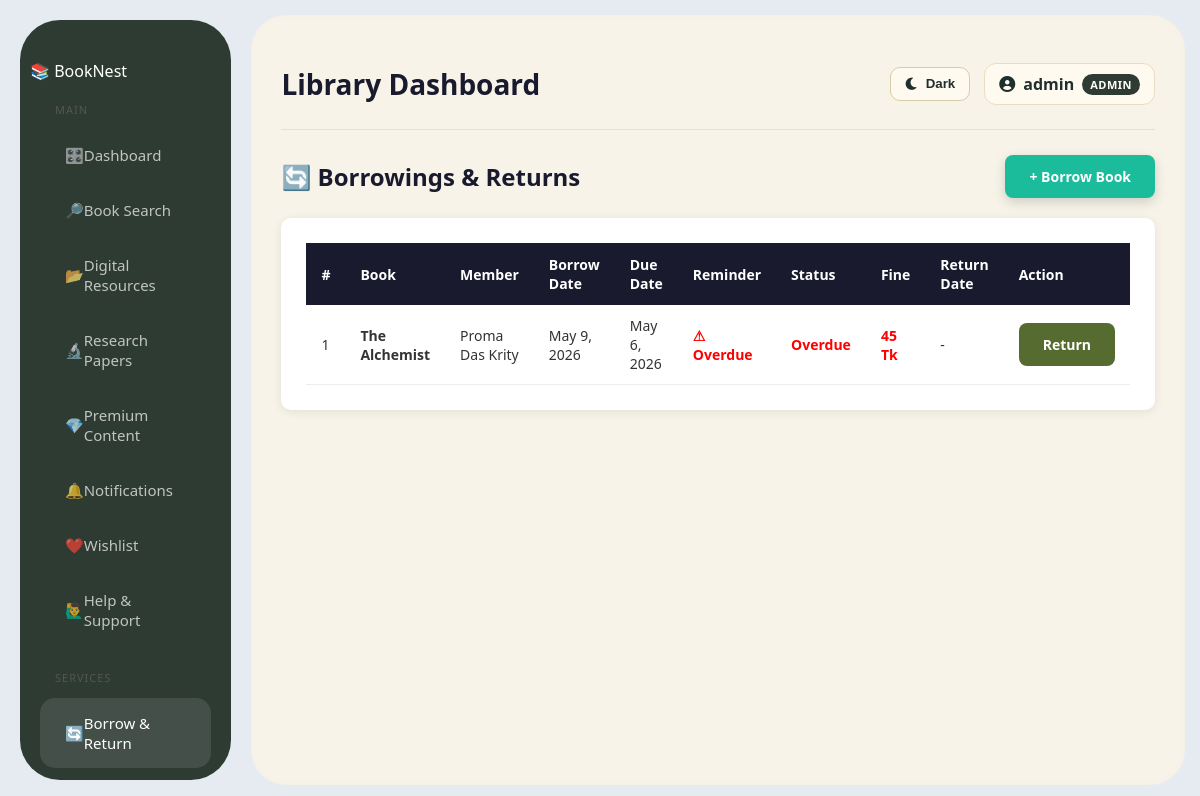
/borrows/ (signed in), run on the app's committed database.
### library/models.py (models this page shows, shortened)
class User(AbstractUser):
    ADMIN = 'admin'
    LIBRARIAN = 'librarian'
    REGULAR_USER = 'user'
    ROLE_CHOICES = [
        (ADMIN, 'Administrator'),
        (LIBRARIAN, 'Librarian'),
        (REGULAR_USER, 'Regular User'),
    ]
    role = models.CharField(max_length=20, choices=ROLE_CHOICES, default=REGULAR_USER)
    phone = models.CharField(max_length=15, null=True, blank=True)
    profile_picture = models.ImageField(upload_to='profiles/', null=True, blank=True)
    date_of_birth = models.DateField(null=True, blank=True)
    bio = models.TextField(null=True, blank=True)
    def get_full_name(self):
        if self.first_name and self.last_name:
            return f"{self.first_name} {self.last_name}"
        return self.username

class Borrow(models.Model):
    STATUS_CHOICES = [
        ('borrowed', 'Borrowed'),
        ('returned', 'Returned'),
        ('overdue', 'Overdue'),
        ('lost', 'Lost'),
    ]
    book = models.ForeignKey(Book, on_delete=models.CASCADE, related_name='borrows')
    member = models.ForeignKey(User, on_delete=models.CASCADE, related_name='borrowed_books')
    borrow_date = models.DateField(auto_now_add=True)
    due_date = models.DateField(null=True, blank=True)
    return_date = models.DateField(null=True, blank=True)
    is_returned = models.BooleanField(default=False)
    status = models.CharField(max_length=20, choices=STATUS_CHOICES, default='borrowed')
    fine_amount = models.DecimalField(max_digits=6, decimal_places=2, default=0.00)
    notes = models.TextField(null=True, blank=True)
    def save(self, *args, **kwargs):
        if not self.is_returned and self.due_date and date.today() > self.due_date:
            self.status = 'overdue'
            overdue_days = (date.today() - self.due_date).days
            self.fine_amount = overdue_days * 5
        if self.is_returned and self.status != 'lost':
            self.status = 'returned'
        super().save(*args, **kwargs)

class Book(models.Model):
    title = models.CharField(max_length=200)
    author = models.CharField(max_length=100)
    isbn = models.CharField(max_length=13, unique=True)
    category = models.ForeignKey(Category, on_delete=models.SET_NULL, null=True, blank=True, related_name='books')
    description = models.TextField(null=True, blank=True)
    total_copies = models.PositiveIntegerField(default=1)
    available_copies = models.PositiveIntegerField(default=1)
    cover_image = models.ImageField(upload_to='book_covers/', null=True, blank=True)

### library/views.py (the view)
# urls.py: path('borrows/', views.borrow_list, name='borrow_list'),
@login_required
def borrow_list(request):
    borrows = Borrow.objects.select_related(
        'book',
        'member'
    ).order_by('-borrow_date')
    if request.user.role == User.REGULAR_USER:
        borrows = borrows.filter(member=request.user)
    today = timezone.now().date()
    for borrow in borrows:
        if not borrow.is_returned and borrow.due_date:
            overdue_days = (today - borrow.due_date).days
            if overdue_days > 0:
                borrow.status = 'overdue'
                borrow.fine_amount = overdue_days * 5
                borrow.save()
            else:
                borrow.fine_amount = 0
                borrow.save()
    return render(request, 'library/borrow_list.html', {
        'borrows': borrows,
        'today': today,
    })

### library/templates/library/borrow_list.html (shortened to what this page needs)
{% extends 'library/base.html' %}
{% block content %}
<div class="top-bar">
    <h2>🔄 Borrowings & Returns</h2>
    {% if user.role == 'admin' or user.role == 'librarian' %}
        <a href="{% url 'borrow_book' %}" class="btn btn-primary">
            + Borrow Book
        </a>
    {% endif %}
</div>
<div class="table-box">
    <table>
        <thead>
            <tr>
                <th>#</th>
                <th>Book</th>
                <th>Member</th>
                <th>Borrow Date</th>
                <th>Due Date</th>
                <th>Reminder</th>
                <th>Status</th>
                <th>Fine</th>
                <th>Return Date</th>
                <th>Action</th>
            </tr>
        </thead>
        <tbody>
            {% for borrow in borrows %}
            <tr>
                <td>{{ forloop.counter }}</td>
                <td>
                    <strong>{{ borrow.book.title }}</strong>
                </td>
                <td>
                    {% if borrow.member.get_full_name %}
                        {{ borrow.member.get_full_name }}
                    {% else %}
                        {{ borrow.member.username }}
                    {% endif %}
                </td>
                <td>
                    {{ borrow.borrow_date }}
                </td>
                <td>
                    {{ borrow.due_date }}
                </td>
                <td>
                    {% if not borrow.is_returned %}
                        {% if today > borrow.due_date %}
                            <span style="color:red; font-weight:bold;">
                                ⚠ Overdue
                            </span>
                        {% elif today == borrow.due_date %}
                            <span style="color:orange; font-weight:bold;">
                                ⏰ Due Today
                            </span>
                        {% elif borrow.due_date|timeuntil:today == "1 day" %}
                            <span style="color:#b58055; font-weight:bold;">
                                📢 Due Tomorrow
                            </span>
                        {% else %}
                            <span style="color:green;">
                                ✓ On Time
                            </span>
                        {% endif %}
                    {% else %}
                        <span style="color:gray;">
                            Completed
                        </span>
                    {% endif %}
                </td>
                <td>
                    {% if borrow.is_returned %}
                        <span style="color:green; font-weight:bold;">
                            Returned
                        </span>
                    {% elif today > borrow.due_date %}
                        <span style="color:red; font-weight:bold;">
                            Overdue
                        </span>
                    {% else %}
                        <span style="color:#b58055; font-weight:bold;">
                            Borrowed
                        </span>
                    {% endif %}
                </td>
                <td>
                    {% if borrow.is_returned %}
                        0 Tk
                    {% elif today > borrow.due_date %}
                        <span style="color:red; font-weight:bold;">
                            {{ borrow.fine_amount }} Tk
                        </span>
                    {% else %}
                        0 Tk
                    {% endif %}
                </td>
                <td>
                    {% if borrow.return_date %}
                        {{ borrow.return_date }}
                    {% else %}
                        -
                    {% endif %}
                </td>
                <td>
                    {% if not borrow.is_returned %}
                        <a href="{% url 'return_book' borrow.pk %}"
                           class="btn btn-return"
                           onclick="return confirm('Return this book?')">
                            Return
                        </a>
                    {% else %}
                        <span style="color:gray;">
                            Completed
                        </span>
                    {% endif %}
                </td>
            </tr>
            {% empty %}
            <tr>
                <td colspan="10" style="text-align:center; padding:20px;">
                    No borrowing records found.
                </td>
            </tr>
            {% endfor %}
        </tbody>
    </table>
</div>
{% endblock %}

### library/templates/library/base.html (shortened to what this page needs)
{% load static %}
<!DOCTYPE html>
<html lang="en" data-theme="light">
<head>
    <link rel="stylesheet"
          href="https://cdnjs.cloudflare.com/ajax/libs/font-awesome/6.0.0/css/all.min.css">
    <link rel="stylesheet" href="{% static 'library/css/style.css' %}">
</head>
<body>
<div class="layout">
    <aside class="sidebar">
        <div class="logo">
            📚 <span>Book</span>Nest
        </div>
        <div class="menu-section">
            <div class="menu-title">Main</div>
            <a href="{% url 'home' %}"
               class="menu-item {% if request.resolver_match.url_name == 'home' %}active{% endif %}">
            <span>🎛️</span>
           Dashboard
          </a>
            <a href="{% url 'book_list' %}"
               class="menu-item {% if request.resolver_match.url_name == 'book_list' %}active{% endif %}">
            <span>🔎</span>
             Book Search
          </a>
            <a href="{% url 'digital_resources' %}"
               class="menu-item {% if request.resolver_match.url_name == 'digital_resources' %}active{% endif %}">
               <span>📂</span>
             Digital Resources
              </a>
            <a href="{% url 'research_papers' %}"
   class="menu-item {% if request.resolver_match.url_name == 'research_papers' %}active{% endif %}">
    <span>🔬</span>
    Research Papers
</a>
            <a href="{% url 'premium_content' %}"
   class="menu-item premium {% if request.resolver_match.url_name == 'premium_content' %}active{% endif %}">
    <span>💎</span>
    Premium Content
</a>
            <a href="{% url 'notification_page' %}"
               class="sidebar-link menu-item {% if request.resolver_match.url_name == 'notification_page' %}active{% endif %}">
                <span class="icon">🔔</span>
                <span class="text">Notifications</span>
            </a>
            <a href="{% url 'wishlist_page' %}"
               class="sidebar-link menu-item {% if request.resolver_match.url_name == 'wishlist_page' %}active{% endif %}">
                <span class="icon">❤️</span>
                <span class="text">Wishlist</span>
            </a>
            <a href="{% url 'help_support_page' %}"
               class="sidebar-link menu-item {% if request.resolver_match.url_name == 'help_support_page' %}active{% endif %}">
                <span class="icon">🙋‍♂️</span>
                <span class="text">Help & Support</span>
            </a>
        </div>
        <div class="menu-section">
            <div class="menu-title">Services</div>
            <a href="{% url 'borrow_list' %}"
   class="menu-item {% if request.resolver_match.url_name == 'borrow_list' %}active{% endif %}">
    <span>🔄</span>
    Borrow & Return
</a>
            <a href="{% url 'online_payment' %}"
   class="menu-item {% if request.resolver_match.url_name == 'online_payment' %}active{% endif %}">
</a>
        </div>
    </aside>
    <main class="main-container">
        <header class="top-nav">
            <h2>
                {% block page_title %}
                    Library Dashboard
                {% endblock %}
            </h2>
            <div class="top-nav-right">
                <button type="button"
                        class="theme-toggle-btn"
                        id="themeToggleBtn">
                </button>
                <div class="user-profile">
                    <i class="fas fa-user-circle"></i>
                    <span>{{ user.username }}</span>
                    <span class="role-tag">
                        {{ user.role|upper }}
                    </span>
                </div>
            </div>
        </header>
        {% block content %}
        {% endblock %}
    </main>
</div>
</body>
</html>

### library/static/library/css/style.css (style rules this page uses)
* { margin: 0; padding: 0; box-sizing: border-box; }
body { font-family: 'Segoe UI', sans-serif; background: #e5ebf1; color: #333; }
.layout { display: flex; min-height: calc(100vh - 60px); }
.sidebar { width: 280px; background: #2e3b33; padding: 40px 10px; margin: 20px; border-radius: 40px; color: white; display: flex; flex-direction: column; }
.sidebar a { display: flex; align-items: center; color: rgba(255, 255, 255, 0.7); text-decoration: none; padding: 15px 25px; font-size: 15px; border-radius: 15px; margin: 5px 10px; transition: 0.3s; }
.sidebar a:hover, .sidebar a.active { color: #fff; background: rgba(255, 255, 255, 0.1); }
.sidebar .menu-title { color: #555; font-size: 11px; text-transform: uppercase; padding: 20px 25px 8px; letter-spacing: 1px; }
.main-container { flex: 1; background: #f7f3e8; margin: 15px 15px 15px 0; border-radius: 35px; padding: 30px; box-shadow: inset 0 0 10px rgba(0, 0, 0, 0.02); }
.table-box { background: white; border-radius: 10px; padding: 25px; box-shadow: 0 2px 10px rgba(0, 0, 0, 0.08); }
table { width: 100%; border-collapse: collapse; }
th { background: #1a1a2e; color: white; padding: 12px 15px; text-align: left; font-size: 14px; }
td { padding: 11px 15px; border-bottom: 1px solid #eee; font-size: 14px; }
.btn { padding: 10px 22px; border: none; border-radius: 12px; cursor: pointer; font-size: 14px; font-weight: 600; text-decoration: none; display: inline-block; transition: all 0.3s ease; }
.btn-primary { background: #2e3b33; color: white; box-shadow: 0 4px 12px rgba(46, 59, 51, 0.2); }
.btn-return { background: #556b2f; color: white; }
.top-bar { display: flex; justify-content: space-between; align-items: center; margin-bottom: 20px; }
.top-bar h2 { color: #1a1a2e; }
:root { --gold: #c9a84c; --gold-light: #f0d080; --gold-bg: #fdf6e3; --card-bg: #ffffff; --text-dark: #1a2e2a; --text-muted: #6b7c76; --border: #e4ddd0; --success: #2d6a4f; --danger: #8b1a1a; }
.btn { padding: 12px 24px; font-size: 14px; font-weight: 600; border-radius: 8px; border: none; cursor: pointer; text-decoration: none; transition: all 0.2s ease; }
.btn-primary { background-color: #1abc9c; color: #ffffff; }
.top-nav { width: 100%; min-height: 78px; display: flex; justify-content: space-between; align-items: center; gap: 20px; padding: 18px 0 24px; margin-bottom: 25px; border-bottom: 1px solid rgba(0, 0, 0, 0.08); }
.top-nav h2 { margin: 0; color: #1a1a2e; font-size: 28px; font-weight: 800; }
.top-nav-right { display: flex; align-items: center; gap: 14px; flex-wrap: wrap; }
.theme-toggle-btn { display: inline-flex; align-items: center; gap: 7px; padding: 9px 14px; border: 1px solid #d9caa9; border-radius: 10px; background: #fffaf0; color: #1f2f2d; font-weight: 700; cursor: pointer; line-height: 1; }
.user-profile { display: inline-flex; align-items: center; gap: 8px; background: #fffaf0; border: 1px solid #eadcc1; padding: 9px 14px; border-radius: 12px; color: #1f2f2d; font-weight: 700; }
.role-tag { background: #2e3b33; color: #ffffff !important; padding: 3px 8px; border-radius: 999px; font-size: 11px; letter-spacing: 0.5px; }
.sidebar { height: calc(100vh - 40px); overflow-y: auto; overflow-x: hidden; position: sticky; top: 20px; }

### data on the page
User: username "admin", role "ADMIN"
Borrow: book "The Alchemist", member.get_full_name "Proma Das Krity", borrow_date "May 9, 2026", due_date "May 6, 2026", is_returned "⚠ Overdue", fine_amount "45"
